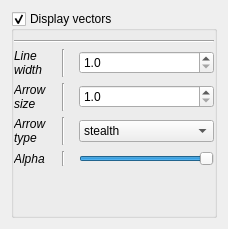
              <widget class="QWidget" name="_vec_page">
               <layout class="QVBoxLayout" name="verticalLayout">
                <item>
                 <widget class="QGroupBox" name="_vec_grp">
                  <property name="minimumSize">
                   <size>
                    <width>0</width>
                    <height>0</height>
                   </size>
                  </property>
                  <property name="title">
                   <string>Display vectors</string>
                  </property>
                  <property name="flat">
                   <bool>false</bool>
                  </property>
                  <property name="checkable">
                   <bool>true</bool>
                  </property>
                  <layout class="QVBoxLayout" name="verticalLayout_18">
                   <property name="leftMargin">
                    <number>0</number>
                   </property>
                   <property name="rightMargin">
                    <number>0</number>
                   </property>
                   <item>
                    <widget class="Line" name="line_50">
                     <property name="minimumSize">
                      <size>
                       <width>200</width>
                       <height>0</height>
                      </size>
                     </property>
                     <property name="orientation">
                      <enum>Qt::Horizontal</enum>
                     </property>
                    </widget>
                   </item>
                   <item>
                    <layout class="QGridLayout" name="gridLayout_11">
                     <item row="2" column="1">
                      <widget class="Line" name="line_79">
                       <property name="minimumSize">
                        <size>
                         <width>20</width>
                         <height>0</height>
                        </size>
                       </property>
                       <property name="orientation">
                        <enum>Qt::Vertical</enum>
                       </property>
                      </widget>
                     </item>
                     <item row="0" column="2">
                      <widget class="QDoubleSpinBox" name="_vec_line_width">
                       <property name="toolTip">
                        <string>&lt;html&gt;&lt;head/&gt;&lt;body&gt;&lt;p&gt;Width of the pictures&lt;/p&gt;&lt;p&gt;&lt;span style=" font-weight:600;"&gt;Input parameter : &lt;/span&gt;&lt;span style=" font-style:italic;"&gt;pic_width&lt;/span&gt;&lt;/p&gt;&lt;/body&gt;&lt;/html&gt;</string>
                       </property>
                       <property name="decimals">
                        <number>1</number>
                       </property>
                       <property name="minimum">
                        <double>1.000000000000000</double>
                       </property>
                      </widget>
                     </item>
                     <item row="4" column="2">
                      <spacer name="horizontalSpacer_10">
                       <property name="orientation">
                        <enum>Qt::Horizontal</enum>
                       </property>
                       <property name="sizeHint" stdset="0">
                        <size>
                         <width>40</width>
                         <height>0</height>
                        </size>
                       </property>
                      </spacer>
                     </item>
                     <item row="0" column="0">
                      <widget class="QLabel" name="label_51">
                       <property name="font">
                        <font>
                         <italic>true</italic>
                        </font>
                       </property>
                       <property name="text">
                        <string>Line
width</string>
                       </property>
                      </widget>
                     </item>
                     <item row="1" column="1">
                      <widget class="Line" name="line_76">
                       <property name="minimumSize">
                        <size>
                         <width>20</width>
                         <height>0</height>
                        </size>
                       </property>
                       <property name="orientation">
                        <enum>Qt::Vertical</enum>
                       </property>
                      </widget>
                     </item>
                     <item row="1" column="0">
                      <widget class="QLabel" name="label_52">
                       <property name="font">
                        <font>
                         <italic>true</italic>
                        </font>
                       </property>
                       <property name="text">
                        <string>Arrow
size</string>
                       </property>
                      </widget>
                     </item>
                     <item row="0" column="1">
                      <widget class="Line" name="line_77">
                       <property name="minimumSize">
                        <size>
                         <width>20</width>
                         <height>0</height>
                        </size>
                       </property>
                       <property name="orientation">
                        <enum>Qt::Vertical</enum>
                       </property>
                      </widget>
                     </item>
                     <item row="1" column="2">
                      <widget class="QDoubleSpinBox" name="_vec_arrow_size">
                       <property name="toolTip">
                        <string>&lt;html&gt;&lt;head/&gt;&lt;body&gt;&lt;p&gt;Height of the pictures.&lt;/p&gt;&lt;p&gt;&lt;span style=" font-weight:600;"&gt;Input parameter : &lt;/span&gt;&lt;span style=" font-style:italic;"&gt;pic_height&lt;/span&gt;&lt;/p&gt;&lt;/body&gt;&lt;/html&gt;</string>
                       </property>
                       <property name="decimals">
                        <number>1</number>
                       </property>
                       <property name="minimum">
                        <double>1.000000000000000</double>
                       </property>
                      </widget>
                     </item>
                     <item row="3" column="0">
                      <widget class="QLabel" name="label_53">
                       <property name="font">
                        <font>
                         <italic>true</italic>
                        </font>
                       </property>
                       <property name="text">
                        <string>Alpha</string>
                       </property>
                      </widget>
                     </item>
                     <item row="3" column="1">
                      <widget class="Line" name="line_78">
                       <property name="minimumSize">
                        <size>
                         <width>20</width>
                         <height>0</height>
                        </size>
                       </property>
                       <property name="orientation">
                        <enum>Qt::Vertical</enum>
                       </property>
                      </widget>
                     </item>
                     <item row="3" column="2">
                      <widget class="QSlider" name="_vec_alpha">
                       <property name="maximum">
                        <number>99</number>
                       </property>
                       <property name="sliderPosition">
                        <number>99</number>
                       </property>
                       <property name="orientation">
                        <enum>Qt::Horizontal</enum>
                       </property>
                      </widget>
                     </item>
                     <item row="2" column="2">
                      <widget class="QComboBox" name="_vec_arrow_type">
                       <property name="toolTip">
                        <string>&lt;html&gt;&lt;head/&gt;&lt;body&gt;&lt;p&gt;Color connectivity line according to :&lt;/p&gt;&lt;p&gt;- Their connectivity strength&lt;/p&gt;&lt;p&gt;- The number of connections per node&lt;/p&gt;&lt;p&gt;- The line density (use the radius to control the density)&lt;/p&gt;&lt;p&gt;&lt;span style=" font-weight:600;"&gt;Input parameter : &lt;/span&gt;&lt;span style=" font-style:italic;"&gt;c_colorby&lt;/span&gt;&lt;/p&gt;&lt;/body&gt;&lt;/html&gt;</string>
                       </property>
                       <item>
                        <property name="text">
                         <string>stealth</string>
                        </property>
                       </item>
                       <item>
                        <property name="text">
                         <string>curved</string>
                        </property>
                       </item>
                       <item>
                        <property name="text">
                         <string>angle_30</string>
                        </property>
                       </item>
                       <item>
                        <property name="text">
                         <string>angle_60</string>
                        </property>
                       </item>
                       <item>
                        <property name="text">
                         <string>angle_90</string>
                        </property>
                       </item>
                       <item>
                        <property name="text">
                         <string>triangle_30</string>
                        </property>
                       </item>
                       <item>
                        <property name="text">
                         <string>triangle_60</string>
                        </property>
                       </item>
                       <item>
                        <property name="text">
                         <string>triangle_90</string>
                        </property>
                       </item>
                       <item>
                        <property name="text">
                         <string>inhibitor_round</string>
                        </property>
                       </item>
                      </widget>
                     </item>
                     <item row="2" column="0">
                      <widget class="QLabel" name="label_54">
                       <property name="font">
                        <font>
                         <italic>true</italic>
                        </font>
                       </property>
                       <property name="text">
                        <string>Arrow
type</string>
                       </property>
                      </widget>
                     </item>
                    </layout>
                   </item>
                   <item>
                    <spacer name="verticalSpacer_13">
                     <property name="orientation">
                      <enum>Qt::Vertical</enum>
                     </property>
                     <property name="sizeHint" stdset="0">
                      <size>
                       <width>20</width>
                       <height>40</height>
                      </size>
                     </property>
                    </spacer>
                   </item>
                  </layout>
                 </widget>
                </item>
               </layout>
              </widget>
